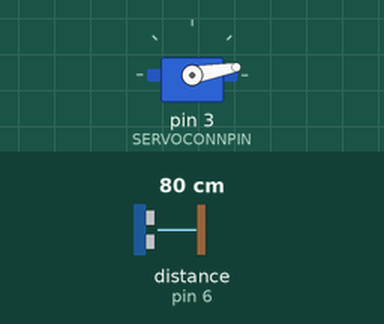
The sketch below on a simulated Arduino Uno, built with avr-gcc and run on an emulated ATmega328P. Shown: servo. Wiring (inferred from the names in the program): ultrasonic range finder: trigger pin 7; echo pin 6. The inputs (shaded band) are chosen by the test bench; at power-on: distance to the obstacle (sensor on pin 6) 80 cm. The echo pulse lasts 58.3 µs per cm; what the sketch prints to the serial monitor is not drawn.

Above: at 1.26 s.
1.3 s: distance to the obstacle (sensor on pin 6) set to 35 cm
4.3 s: distance to the obstacle (sensor on pin 6) set to 25 cm
At 5.1 s:
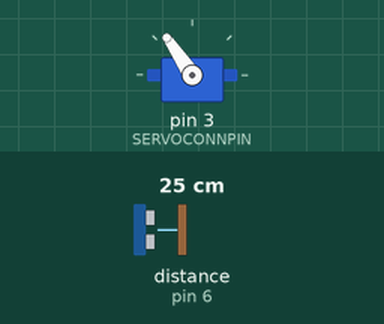
6.0 s: distance to the obstacle (sensor on pin 6) set to 19 cm
At 7.15 s:
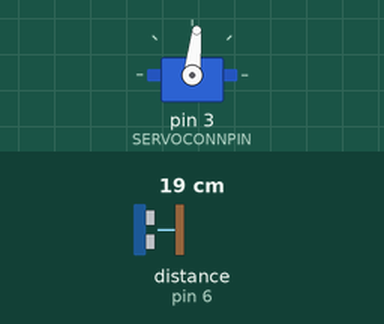
9.0 s: distance to the obstacle (sensor on pin 6) set to 24 cm
At 9.9 s:
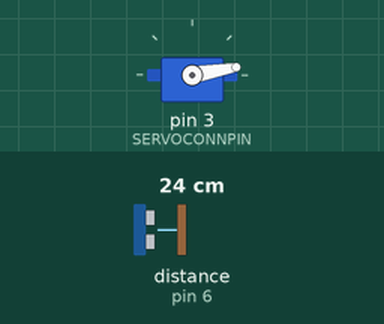
10.5 s: distance to the obstacle (sensor on pin 6) set to 28 cm
At 11.05 s:
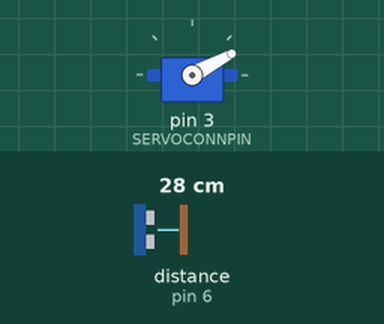
Timing chart, 0 to 14.5 s (numbered marks = the images above; inputs shaded):
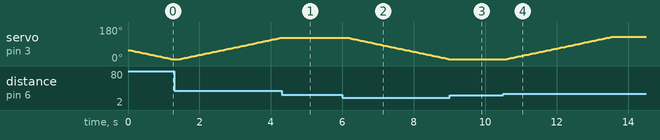

The sketch:

ForceStabilizationSystem.ino
```cpp
/*
 Name:		ForceStabilizationSystem.ino
 Created:	30.05.2017 21:31:45
 Author:	Kernel Plevitsky
*/

#include <NewPing.h>
#include <Servo.h>
#include <FlexiTimer2.h>
#include <string.h>
#include <math.h>


//CALIBRATION
#define STARTANGLE 60				// Калибровать! Установить угол сервопривода при инициализации системы
#define STABSTATEFORCE 139			// Калибровать! Показания датчика [ объект в центре платформы ]
#define MINSENS 4					// Калибровать! Показания датчика [ минимальный показатель ]
#define MAXSENS 200					// Калибровать! Показания датчика [ максимальный показатель ]
#define SERVOMINANGLE 0			    // Калибровать! Минимальный(начальный) угол сервопривода [ рабочий диапазон ]
#define SERVOMAXANGLE 130			// Калибровать! Максимальный(финальный) угол сервопривода [ рабочий диапазон ]
#define ANGLEFACTOR 6.0			    // Калибровать! (желательно вручную) Коэффициент для расчета изменения угла
#define SERVODIRECT 1				// Калибровать! (вручную) Ориентация сервопривода
#define SENSCONNPIN A0				// Подключение датчика
#define SENSCONPIN_TRIG 7			// Триггер ультразвукового датчика
#define SENSCONPIN_ECHO 6			// Эхо ультразвукового датчика
#define SERVOCONNPIN 3				// Подключение сервопривода
#define SPEEDOPMS 1.0				// секунды. Делимое задержки. [ только для режима АЦП с тензодатчиком ]
#define SPEEDOPSUB 1000				// Делитель. Кол-во операций выполняемых за SPEEDOPMS. По-умолчанию "1.0\1000" = одна операция за  1с. [ только для режима АЦП с тензодатчиком ]
									// Для ультразвукового датчика максимальная частоста "1.0\20"

//new
#define SYSSPDREACT 100				// .мс  Скорость реакции системы на воздействие окружения
#define STABSTATEFORCE_RANGE 15	    // Калибровать! Диапазон погрешности границ. По-другому отступ от границ
#define STABSTATEFORCE_LEFT 18		// Калибровать! Показания датчика [ объект на границе слева ]
#define STABSTATEFORCE_RIGHT 264    // Калибровать! Показания датчика [ объект на границе справа ]
#define INTERFERENCE_LOW 5          // Калибровать! Уровень отсекаемых помех при снятии показателей с датчика
#define INTERFERENCE_HIGHp 4
#define INTERFERENCE_HIGHn -4
#define RIGHTMOVEMULT 1.5			// Калибровать! Множитель коэффициента. При ультразвуковом отслеживании объекта, отдаление считается хуже, поэтому необходимо усилить коэффициент.

//Указать используемый тип датчика

//types: TENSO | USOUND
#define USOUND 1
#define TENSO 2
#define SENSOR_TYPE USOUND

// Использование режима АЦП. ps: Analog-Digital-Converter
#define FASTADC 1

//Служебные макросы
#define GO true
#define fp(str) Serial.println(str)   //FAST PRINT
#define fp_(str) Serial.print(str)    //FAST PRINT without new line

// установка и снятие бита с регистра
#ifndef cbi
#define cbi(sfr, bit) (_SFR_BYTE(sfr) &= ~_BV(bit))
#endif
#ifndef sbi
#define sbi(sfr, bit) (_SFR_BYTE(sfr) |= _BV(bit))
#endif
//#Служебные макросы

//***SERVO DIRECTION***
//
//   >  0-90-180     1
//   <  180-90-0     0
//
//********END**********


class Control
{
public:
	static const int SensorPin = SENSCONNPIN;
	static const int StartAngle = STARTANGLE;
	static const int ServoPin = SERVOCONNPIN;
	static const int ServoDirection = SERVODIRECT;
	static const int ServoMinAngle = SERVOMINANGLE;
	static const int ServoMaxAngle = SERVOMAXANGLE;
	static const int SpeedOperationMs = SPEEDOPMS;
	static const int SpeedOperationSub = SPEEDOPMS;
	static const int StabilityStateForce = STABSTATEFORCE;
	static const int StabilityStateForceRange = STABSTATEFORCE_RANGE;


	static Servo Srv;
	static NewPing sonar;
	static long force1;
	static long force2;
	static long delta;
	static double factor;
	static int CurrentAngle;
	static double AngleFactor;
	static bool running;

	static void GetDeltaSpeed(int val = -1) {
		int tmpDelta = 0;

		if (force1<0) force1 = (val < 0) ? analogRead(SensorPin) : val;
		else
		{
			force2 = (val < 0) ? analogRead(SensorPin) : val;
			tmpDelta = force1 - force2;

			if ((tmpDelta >= -INTERFERENCE_LOW) && (tmpDelta <= INTERFERENCE_LOW)) delta = 0;
			else delta = tmpDelta;
			force1 = -1;
		}
		factor = delta * Control::AngleFactor;
		if (delta != 0) running = true;
		else running = false;
	}
	static void GetDeltaSpeedUltraSound() {
		long tmpDelta = 0;
		long duration = 0, cm = 0;

		digitalWrite(SENSCONPIN_TRIG, LOW);
		delayMicroseconds(5);
		digitalWrite(SENSCONPIN_TRIG, HIGH);
		delayMicroseconds(10);
		digitalWrite(SENSCONPIN_TRIG, LOW);
		pinMode(SENSCONPIN_ECHO, INPUT);
		duration = pulseIn(SENSCONPIN_ECHO, HIGH);
		cm = duration; //(duration / 2) / 29.1 если в сантиметрах

		if (force1<0) force1 = cm / 10;
		else
		{
			force2 = cm / 10;
			tmpDelta = force1 - force2;
			if ((tmpDelta >= -INTERFERENCE_LOW) && (tmpDelta <= INTERFERENCE_LOW)) delta = 0;
			else delta = tmpDelta;

			force1 = -1;
		}


		factor = delta * Control::AngleFactor;
		if (factor < 0) factor *= RIGHTMOVEMULT;
		if (delta != 0) running = true;
		else running = false;
	}

	static void Setup() {
		force1 = -1;
		force2 = -1;
		delta = 0.0;
		factor = 0.0;
		CurrentAngle = 0;
		AngleFactor = ANGLEFACTOR;

		Srv.attach(ServoPin);
		Srv.write(StartAngle);

		Serial.begin(115200);

		#if SENSOR_TYPE == 2
			FlexiTimer2::set(1, SpeedOperationMs / SpeedOperationSub, Control::GetDeltaSpeed); //every 1ms call GetSpeed()
			FlexiTimer2::start();
		#else
			pinMode(SENSCONPIN_TRIG, OUTPUT);
			pinMode(SENSCONPIN_ECHO, INPUT);
			NewPing::timer_ms(50, Control::GetDeltaSpeedUltraSound);
		#endif

	}
	//Функция безопасна т.к. не применяет угол выходящий за рабочий диапазон
	static int ServoChange(int angle, bool accept=false)
	{
		//ServoChange(12)       - узнать какой угол будет после прибавления 12 градусов
		//ServoChange(12, true) ~ + применить этот угол
		int tmpAngle = Srv.read();

		tmpAngle += angle;

		if ((accept) && (tmpAngle < ServoMaxAngle) && (tmpAngle > ServoMinAngle))
		{
			Srv.write(tmpAngle);
			return tmpAngle;
		}
		else return tmpAngle;
	}

	//Функция корректирующая угол сервопривода в соответствии с движением объекта на платформе
	static void CorrectAngle() {

		CurrentAngle = Srv.read();

		if (((CurrentAngle - factor) > ServoMaxAngle) || ((CurrentAngle - factor) < ServoMinAngle))
		{
			fp_("Коэффициент: "); fp(factor);
			fp("Внимание! Коэффициент расчета угла достиг критических значений! Процедура корректировки угла проигнорирована!");
			return;
		}

		if (ServoDirection == 1) { CurrentAngle -= factor; }
		else { CurrentAngle += factor; }


		if (running) { Srv.write(CurrentAngle); fp_("Угол скорректирован на: "); fp(CurrentAngle); }
		else { fp_("Объект не движется - показания: "); fp(delta); }

	}

	static void CorrectPosition()
	{
		// Функция будет дестабилизировать объект до тех пор, пока он не окажется в нужной зоне,
		// постепенно наклоняя платформу в нужном направлении, до тех пор, пока объект не обретет
		// ускорение.
		// Если объект будет находится в нужной зоне. Функция не будет применена.

		if (running) return;
		else if (running) return;

		if (force2 < (StabilityStateForce-StabilityStateForceRange)) //left unstable side
		{
			while (!running)
			{
				ServoChange(-2, GO);
				delay(50);
				fp("Дестабилизация >>>>>>>>!");
			}
		}
		else if (force2 > (StabilityStateForce + StabilityStateForceRange)) //right unstable side
		{
			while (!running)
			{
				ServoChange(2, GO);
				delay(50);
				fp("Дестабилизация <<<<<<<<!");
			}
		}
		else { fp("Объект стабилизирован в необходимой области. Корректировка в пространстве завершена!"); }
	}

	static int clrDelta()
	{
		int Result = 0;

		if ((force2 > STABSTATEFORCE)&&(delta > 0)) Result = delta * (-1);
		else if ((force2 < STABSTATEFORCE) && (delta < 0)) Result = delta * (-1);
		else return delta;

		return Result;
	}

	static void GetDebugInf() {

		fp_("SPD: "); fp_(delta);
		fp_(" WGT:");  fp_(force2);
		if (factor < 0) fp_(" >>>>>>>>");
		else if (factor > 0) fp_(" <<<<<<<<");

		else fp_(" STOPPED");

		fp_(" AGL: "); fp(factor);
	}

	/* Функция калибровки - нахождение коэффициента зависимости поворота угла серпопривода
	   от скорости движения объекта. Функция рекурсивна. Возможны весьма резкие повороты
	   сервопривода! Для ручной калибровки закомментируйте функцию помеченную "??"
	*/
	static void Calibrating_ANGLEFACTOR_ot(int Step = 1, int _angle = SERVOMINANGLE, int _tt = 0)
	{//проверить, что до вызова функции калибровки был установлен стартовый угол платформы
		int tt = _tt;				//Кол-во градусов добавленных к углу сервопривода
		int vv = 0;					//Начальная скорость объекта при обнаружении движения
		double zz = 0;			    //Коэффициент

		fp("Поставьте объект в начало платформы и установите ей нестабильный угол, затем перезапустите систему!");
		fp("Дождитесь, пока объект стабилизируется. Возможно резкое поведение сервопривода!");

		Srv.write(STARTANGLE + 40);
		delay(8000);
		Srv.write(_angle);

		while (running==false) { fp("стоим"); };

		fp("движемся");

		vv = delta;

		while (delta != 0)
		{
			ServoChange(Step, GO);
			tt++;
			delay(SYSSPDREACT);
			fp("угол изменен");
		}

		zz = (double)tt / (double)vv;

		if ((force2 >= STABSTATEFORCE_RIGHT - STABSTATEFORCE_RANGE) || (force2 <= STABSTATEFORCE_LEFT + STABSTATEFORCE_RANGE))
		{// погрешность границ +- 5. желательно проверить

			fp("Система не успела рассчитать угол остановки! Повторите калибровку с полученным значением!");
			fp_("Использовано градусов: "); fp(tt);
			fp_("Текущий коффициент угла: "); fp(zz);

			//?? закомментировать функцию, если нужен ручной одноразовый калибровочный проход
			Calibrating_ANGLEFACTOR_ot(1, _angle + tt, tt);

			return;
		}

		fp_("Поздравляем! Коэффициент угла, успешно рассчитан и равен "); fp(zz);
		fp_("Использовано градусов: "); fp_(tt); fp_(", при delta= "); fp(vv);

		//возможные проблемы:
		// 1) Коэффициент может вычисляться быстрее, чем сервопривод изменяет угол
		// 2) Калибровку придется повторить, если она завершилась до полной остановки объекта
	}
};

//GLOBALS
Servo Control::Srv;
NewPing Control::sonar(SENSCONPIN_TRIG, SENSCONPIN_ECHO, MAXSENS);
long Control::force1;
long Control::force2;
int Control::CurrentAngle;
double Control::AngleFactor;
long Control::delta;
double Control::factor;
bool Control::running = false;

//END

// code
Control ctrl;


void setup() {
#if FASTADC
	// set prescale to 16
	sbi(ADCSRA, ADPS2); // Установка режима AVR. Делитель частоты 16
	cbi(ADCSRA, ADPS1); // 1 0 0 = 16
	cbi(ADCSRA, ADPS0); //
#endif

	Control::Setup();


	/* !!! ПОСЛЕ УСПЕШНОЙ КАЛИБРОВКИ - ЗАККОМЕНТИРОВАТЬ СТРОКУ НИЖЕ !!! */
	//Control::Calibrating_ANGLEFACTOR_ot();

}

void loop() {
	//ctrl.GetDebugInf();
	//fp_("------------------------------------DELTA "); fp(ctrl.delta);

	ctrl.CorrectAngle();
	ctrl.CorrectPosition();


	delay(SYSSPDREACT);
}
```

Measured:
- the behaviour switches between 22 and 21 cm on distance to the obstacle (sensor on pin 6) (found by bisection; images 1 and 2)
- the behaviour switches between 26 and 27 cm on distance to the obstacle (sensor on pin 6) (found by bisection; images 3 and 4)
- after the input at 4.3 s, servo on pin 3 (SERVOCONNPIN): stays 124° (without the input it goes to 126° after 0.04 s)
- after the input at 6.0 s, servo on pin 3 (SERVOCONNPIN): moves from 124° to 10° over 2.8 s, starting after 0.15 s
- after the input at 9.0 s, servo on pin 3 (SERVOCONNPIN): stays 10° (without the input it goes to 8° after 0.03 s)
- after the input at 10.5 s, servo on pin 3 (SERVOCONNPIN): moves from 10° to 128° over 2.9 s, starting after 0.11 s
